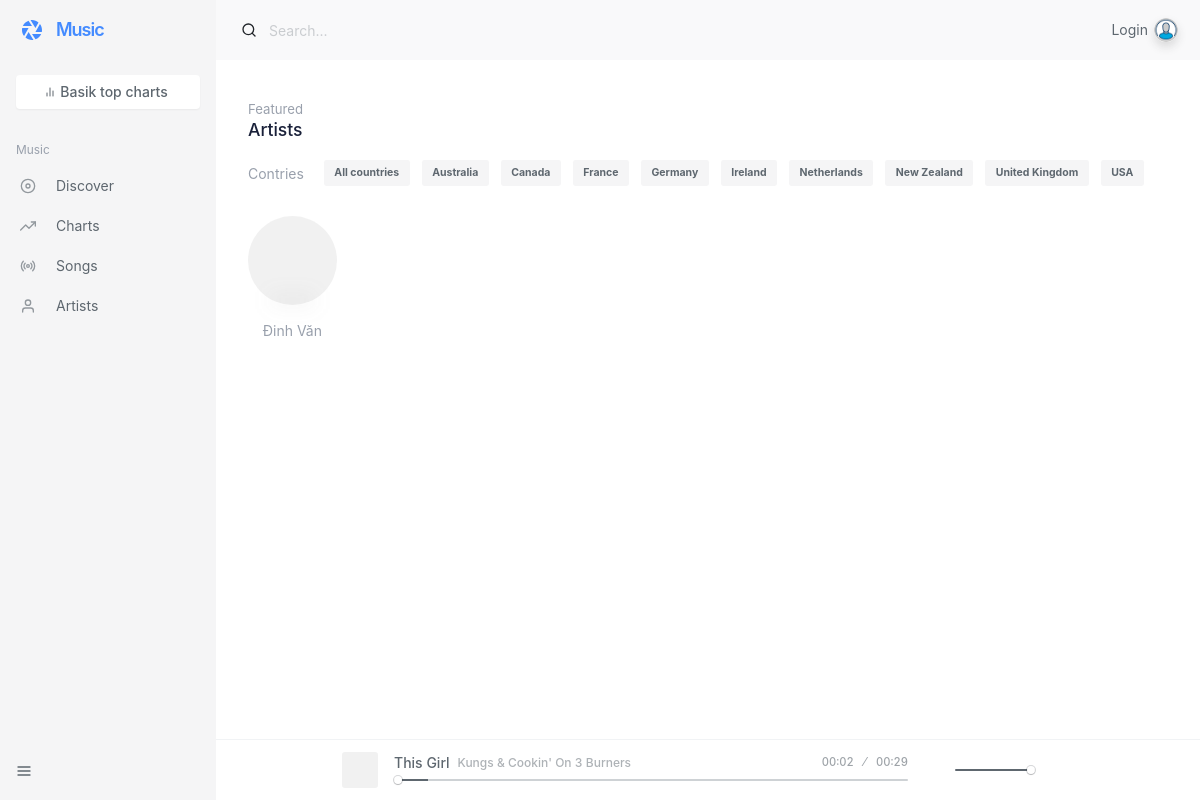
/?controller=home&action=artists, run on an earlier commit of the app's database.
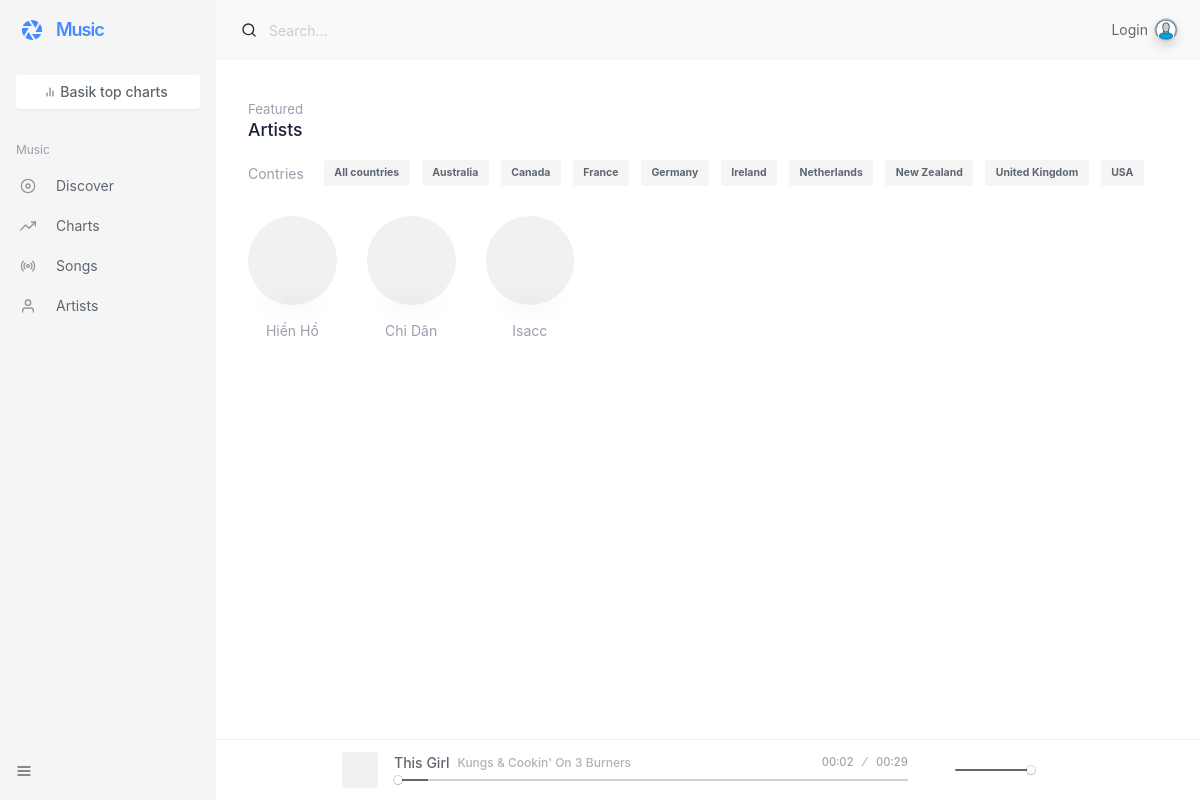
And on a later commit of the database.
### tables this page shows
CREATE TABLE `singers` (
  `id` int UNSIGNED NOT NULL,
  `name` varchar(200) DEFAULT NULL,
  `avata_url` varchar(200) DEFAULT NULL,
  `description` text
);

### Controller/HomeController.php (called while the page is built, shortened)
<?php
class HomeController
{
    private $singer;
    public function __construct()
    {
        $this->singer = new Singer();
    }
    public function artists()
    {
        $singers = $this->singer->getAll();
        View::redirect('client/artists', compact('singers'));
    }
}

### index.php (called while the page is built, shortened)
<?php
if (isset($_GET['admin']) && $_GET['admin'] == '1') {
    $nameController =  $_GET['controller'] ?? 'Login';
    $nameController = $nameController . "Controller";
    $method = $_GET['action'] ?? 'index';
    require_once "Controller/admin/$nameController.php";
} else {
    $method = $_GET['action'] ?? 'index';
}
$action = new $nameController();
$action->$method();

### Model/Model.php (called while the page is built, shortened)
<?php
require_once "DB.php";
class Model extends DB
{
    protected $tableName;
    public function setTableName($tableName)
    {
        $this->tableName = $tableName;
    }
    public function getAll()
    {
        $query = "SELECT * FROM $this->tableName";
        $result = $this->connect->query($query);
        return $result->fetchAll(PDO::FETCH_ASSOC);
    }
}

### Model/DB.php (called while the page is built, shortened)
<?php
class DB {
    private $serverName = 'localhost';
    private $database = 'music';
    private $user = 'root';
    private $password = '';
    protected $options = [
        PDO::ATTR_ERRMODE => PDO::ERRMODE_EXCEPTION,
        PDO::ATTR_DEFAULT_FETCH_MODE => PDO::FETCH_ASSOC,
        PDO::ATTR_EMULATE_PREPARES => false,
        PDO::ATTR_TIMEOUT => 5,
    ];
    public function __construct()
    {
        try {
            $this->connect = new PDO("mysql:host=$this->serverName;dbname=$this->database", $this->user, $this->password, $this->options);
        } catch (\Throwable $th) {
            $this->connect = null;
            die ("Could not connect to the database $this->database :" . $th->getMessage());
        }
    }
}

### View/client/artists.php (the view, shortened to what the changed rows need)
<!DOCTYPE html>
<html lang="en">
<head>
    <?php require_once "common/head.php" ?>
</head>
<body class="layout-row">
    <div id="main" class="layout-column flex bg-white">
        <div id="content" class="flex">
            <div class="page-container">
                <div class="padding sr" id="list">
                    <div class="row list media-circle">
                        <?php foreach ($singers as $singer) : ?>
                            <div class="col-4 col-sm-3 col-md-2-4 col-lg-2 col-xl-1-8" data-id="303988181" data-category="Pop" data-tag="Australia" data-source="https://audio-ssl.itunes.apple.com/apple-assets-us-std-000001/AudioPreview71/v4/fb/0c/fc/fb0cfc4d-dfc7-18fc-89c9-f2302a9fc65a/mzaf_9146754008516582895.plus.aac.p.m4a">
                                <div class="list-item r" data-sr-id="116" style="visibility: visible; transform: none; opacity: 1; transition: none 0s ease 0s;">
                                    <div class="media"><a href="music.artist.html#303988181" class="ajax media-content" style="background-image:url(<?php echo 'uploads/' . $singer['avata_url']  ?>)" data-pjax-state=""></a>
                                    </div>
                                    <div class="list-content text-center">
                                        <div class="list-body"><a href="" class="list-subtitle d-block text-muted subtitle ajax h-1x" data-pjax-state=""><?php echo $singer['name']  ?></a></div>
                                    </div>
                                </div>
                            </div>
                        <?php endforeach; ?>
                    </div>
                </div>
            </div>
        </div>
    </div>
</body>
</html>

What changed in the data, as far as the page shows it:
removed singers: name "Đinh…"
added singers: name "Hiền Hồ"
added singers: name "Chi Dân"
added singers: name "Isacc"
